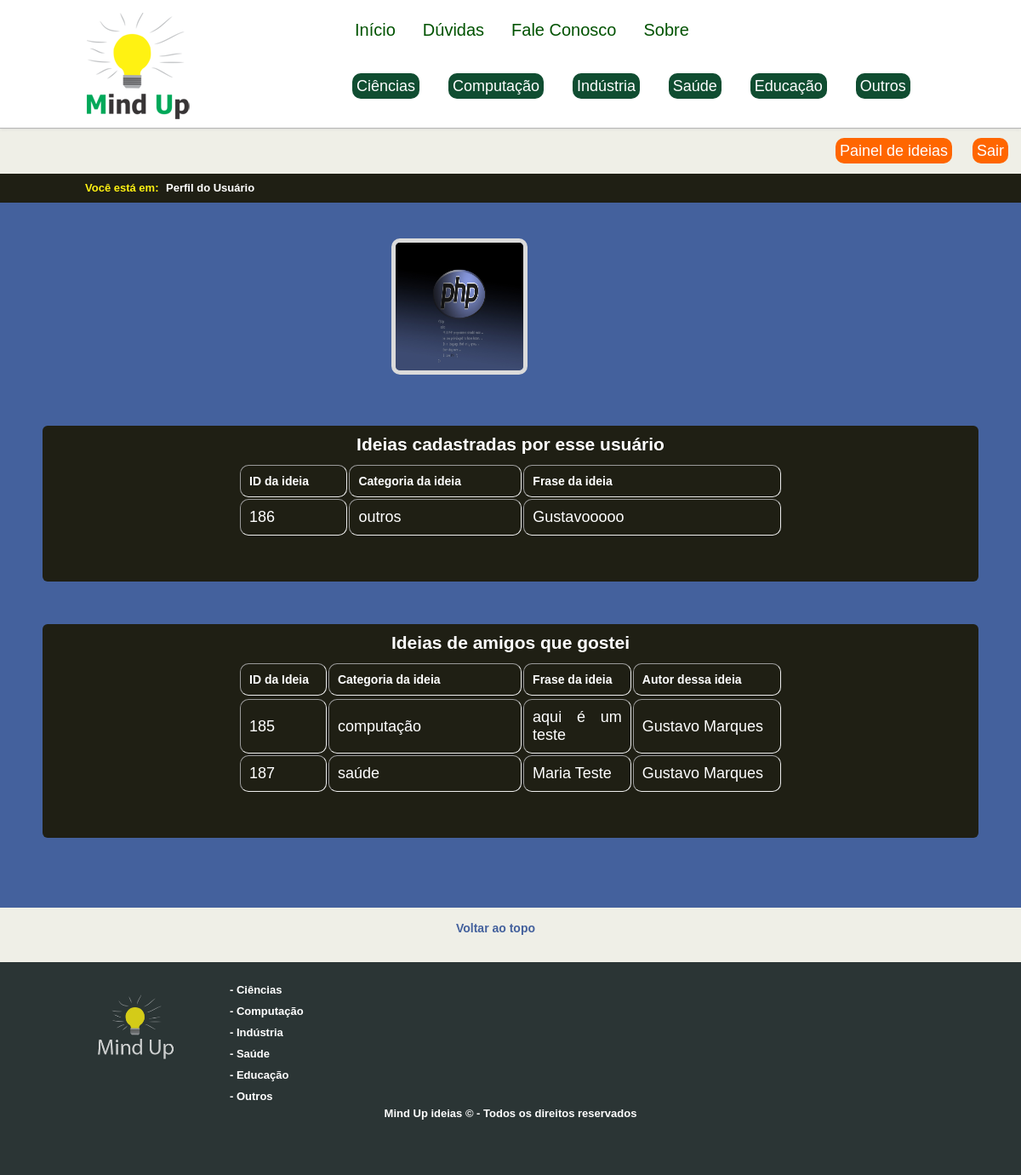
Screenshot of /view/perfil_usuario.php?nome_usuario=Fabiana Bartonelli (signed in) with the database file from the repository.
### tables this page shows
CREATE TABLE IF NOT EXISTS `usuario` (
  `id` bigint(20) unsigned NOT NULL AUTO_INCREMENT,
  `nome` varchar(200) NOT NULL,
  `dataNascimento` date NOT NULL,
  `telefoneCelular` varchar(150) NOT NULL,
  `telefoneFixo` varchar(150) NOT NULL,
  `email` varchar(200) NOT NULL,
  `confirmaemail` varchar(200) NOT NULL,
  `senha` varchar(200) NOT NULL,
  `confirmasenha` varchar(200) NOT NULL,
  `investimento` decimal(10,2) NOT NULL,
  `imagem` varchar(500) NOT NULL,
  PRIMARY KEY (`id`),
  UNIQUE KEY `id` (`id`)
);

CREATE TABLE IF NOT EXISTS `ideiasusuarios` (
  `idideia` bigint(20) unsigned NOT NULL AUTO_INCREMENT,
  `idusuario` bigint(20) NOT NULL,
  `ideia` longtext NOT NULL,
  `data` date NOT NULL,
  `categoria` varchar(100) NOT NULL,
  `fraseDaIdeia` varchar(100) NOT NULL,
  `avaliacao` decimal(10,2) NOT NULL,
  `valor` varchar(80) NOT NULL,
  `ideia_paga` tinyint(1) NOT NULL,
  PRIMARY KEY (`idideia`),
  UNIQUE KEY `idideia` (`idideia`)
);

### view/perfil_usuario.php (the view, shortened to what this page needs)
<?php
    $caminho = new Caminho();
    include($caminho->getCaminhoHeader());
    include($caminho->getCaminhoTopo());
    $conexao = Conexao::getInstance();
 ?>
<?php
    if ((!isset($_SESSION['email']) == true) and ( !isset($_SESSION['senha']) == true)) {
        unset($_SESSION['email']);
        unset($_SESSION['senha']);
        echo '<meta http-equiv="refresh" content="0;URL=../view/login.php" />';
    } else {
            $nome_dono_perfil = $_GET['nome_usuario'];
            $resultado = $conexao->query("select * from usuario where nome = '$nome_dono_perfil'");
            $nome = $resultado->fetch();
           echo"<div class='div_logout'>
                    <br>
                    <a href='../view/painel.php' class='logado'>Painel de ideias</a>
                    <a href='../controles/logout.php' class='logado'>Sair</a><br><br>
                </div>
            ";
        echo '
        <div id="localizaoSite">
            <div id="localizaoReduzido">
                <span class="fontDouradaTahoma">Você está em:</span><span class=""> &nbsp;Perfil do Usuário</span>
            </div>
        </div>
        ';
        if (isset($nome)) {
            echo"<div id='areaPerfil'>";
            echo "<div class='conteudoInternas'>";
            echo "
            <br><br>
            <div id='informacoesUsuario_ver_perfil'>
            <img src='../fotosUsuarios/" . $nome[10] . "' id='previsualizar'>
            </div>
            </div>
            ";
            echo "
            <div id='quadro_ideias'>
                <h2>Ideias cadastradas por esse usuário</h2>
                        <table border='1' id='tabela_mostra_perfil'>
                        <th>ID da ideia</th>
                        <th>Categoria da ideia</th>
                        <th>Frase da ideia</th>
                        <tr>
             ";
            $resultado = $conexao->query("select idideia,categoria,fraseDaIdeia from ideiasusuarios where idusuario=$nome[0]");
             while($ideias_inseridas_pelo_usuario = $resultado->fetch()){
                    echo "<td style='width:20px;'>" . $ideias_inseridas_pelo_usuario[0] . "</td>";
                    echo "<td style='width:20px;'>" . $ideias_inseridas_pelo_usuario[1] . "</td>";
                    echo "<td style='width:20px;'>" . $ideias_inseridas_pelo_usuario[2] . "</td></tr>";
                }
             echo"
             </table><br><br>
             </div>
             <div id='quadro_ideias_dos_amigos'>
                <h2>Ideias de amigos que gostei</h2>
                <table border='1' id='tabela_mostra_perfil'>
                        <th>ID da Ideia</th>
                        <th>Categoria da ideia</th>
                        <th>Frase da ideia</th>
                        <th>Autor dessa ideia</th>
                        <tr>
                ";
            $resultado3 = $conexao->query("select id_ideia from ideias_de_amigos where id_amigo=$nome[0]");
            $i=0;
            $recebe_valores = array();
            while($c = $resultado3->fetch()){
                $recebe_valores[$i] = $c[0];
                $i++;
            }
            for($i=0;$i<count($recebe_valores);$i++){
                $recebe = $recebe_valores[$i];
                $res = $conexao->query("select idideia,idusuario,fraseDaIdeia,idideia,categoria from ideiasusuarios where idideia = $recebe");
                $mostra = $res->fetch();
                $res2 = $conexao->query("select nome from usuario where id='$mostra[1]'");
                $mostra2 = $res2->fetch();
                echo "<tr><td style='width:20px;'>" . $mostra[0] . "</td>";
                echo "<td style='width:20px;'>" . $mostra[4] . "</td>";
                echo "<td style='width:20px;'>" . $mostra[2] . "</td>";
                echo "<td style='width:20px;'>" . $mostra2[0] . "</td></tr>";
            }
            echo"
            </table><br><br>
             </div>
            ";
         }
    }
    ?>
 <br> <br>
</div>
<br>
<a href='#topo' class='topo'>Voltar ao topo</a><br><br><br>
<?php
     include($caminho->getCaminhoRodape());
 ?>

### includes/header.php (shortened to what this page needs)
<!DOCTYPE html PUBLIC "-//W3C//DTD XHTML 1.0 Transitional//EN" "http://www.w3.org/TR/xhtml1/DTD/xhtml1-transitional.dtd">
<html>
    <head>
                <link rel="stylesheet" href="../css/site.css" />
                <link rel="stylesheet" type="text/css" href="../js/source/jquery.fancybox.css?v=2.1.5" media="screen" />
                <link rel="stylesheet" href="//code.jquery.com/ui/1.11.1/themes/smoothness/jquery-ui.css">
                </head>

### includes/topo.php (shortened to what this page needs)
<body>
    <header>
        <?php
        if ((!isset($_SESSION['email']) == true) and ( !isset($_SESSION['senha']) == true)) {
            echo '
                        <div id="topoReduzido">
                        <a rel="home" href="index.php" id="logoSite"></a>
                        <nav id="topoNavMenu">
                            <ul id="topo">
                                <li><a class="bt_menu_opcoes" href="index.php">Início</a></li>
                                <li><a class="bt_menu_opcoes" href="duvidas.php">Dúvidas</a></li>
                                <li><a class="bt_menu_opcoes" href="contato.php">Fale Conosco</a></li>
                                <li><a class="bt_menu_opcoes" href="sobre.php" >Sobre</a></li>
                                <li><a class="bt_login" href="cadastro.php">Cadastrar</a></li>
                                <li><a class="bt_login" id="login" href="login.php">Login</a></li>
                            </ul>
                        </nav>
                          <nav id="topoMenuInferior">
                            <ul>
                        '
            ;
        } else {
            echo '
                        <div id="topoReduzido">
                        <a rel="home"  href="index.php" id="logoSite"></a>
                        <nav id="topoNavMenu">
                            <ul id="topo">
                                <li><a class="bt_menu_opcoes" href="index.php" >Início</a></li>
                                <li><a class="bt_menu_opcoes" href="duvidas.php">Dúvidas</a></li>
                                <li><a class="bt_menu_opcoes" href="contato.php">Fale Conosco</a></li>
                                <li><a class="bt_menu_opcoes" href="sobre.php" >Sobre</a></li>
                            </ul>
                        </nav>
                          <nav id="topoMenuInferior">
                            <ul>
                        '
            ;
        }
        ?>
            <li><a href="ciencias.php" class="fontMediumVerde18">Ciências</a></li>
            <li><a href="computacao.php" class="fontMediumVerde18">Computação</a></li>
            <li><a href="industria.php" class="fontMediumVerde18">Indústria</a></li>
            <li><a href="saude.php" class="fontMediumVerde18">Saúde</a></li>
            <li><a href="educacao.php" class="fontMediumVerde18">Educação</a></li>
            <li><a href="outros.php" class="fontMediumVerde18">Outros</a></li>
    </ul>
</nav>
</div>
</header>

### includes/rodape.php (shortened to what this page needs)
<div id="rodape">
    <div class="rodapeInterno">
        <img src="../imagens/logo_empresa_rodape.png" id="logoroda"/>
        <ul>
            <li><a href="ciencias.php">- Ciências</a></li>
            <li><a href="computacao.php">- Computação</a></li>
            <li><a href="industria.php">- Indústria</a></li>
            <li><a href="saude.php">- Saúde</a></li>
            <li><a href="educacao.php">- Educação</a></li>
            <li><a href="outros.php">- Outros</a></li>
        </ul>
            <h4>Mind Up ideias &copy; - Todos os direitos reservados</h4>
    </div>

### css/site.css (style rules this page uses)
#tabela_mostra_perfil , #tabela_mostra_perfil td { color:#FFF; padding:10px; width:60%; }
#quadro_ideias { margin:50px; padding-top:10px; background-color:#1F1F14; padding-bottom:10px; position:relative; border-radius:6px; margin-bottom: 15px; color:#FFF; }
#quadro_ideias_dos_amigos { margin:50px; padding-top:10px; background-color:#1F1F14; padding-bottom:10px; position:relative; border-radius:6px; color:#FFF; }
#previsualizar , .carregando { width: 150px; height: 150px; margin-top: 10px; margin-bottom: 10px; border-radius:10px; border: 5px solid #dbdbdb; }
.div_logout { text-align:right; margin-right:15px; }
.logado { color:#fff; font-size:18px; background-color:#FF6600; border-radius:10px; padding:5px; margin-left:20px; }
.fontMediumVerde18 { font-family: "arial"; font-size:18px; color:#FFF; background-color:#104D31; margin-left:20px; padding:5px 5px 5px 5px; border-radius:10px; }
.fontDouradaTahoma { color: #FFF212!important; margin-right:5px; }
* { margin: 0 auto; padding: 0px; }
.conteudoInternas { width:1000px; position:relative; }
body { font-family:Tahoma, Geneva, sans-serif; font-size:14px; color:#474747; text-align:center; width: 100%; height: 100%; background-color:#EFEFE7; }
img { border:none; display:inline; }
a { border:none; text-decoration:none; color:#2E8B57; }
ul { list-style-type:none; }
header { width: 100%; height: 150px; background-color:#F5F5F0; border-bottom:1px solid #B5B5B5; background-color: #fff; -moz-box-shadow: 0px 0px 4px #d0d0d0; -webkit-box-shadow: 0px 0px 4px #d0d0d0; box-shadow: 0px 0px 4px #d0d0d0; }
#topoReduzido { width: 1000px; position: relative; padding-top: 15px; }
#logoSite { float: left; width: 134px; height:125px; background: url("../imagens/logo_empresa.png") no-repeat bottom; opacity: 1; }
#topoNavMenu { float: right; width:700px; height: 26px; line-height: 20px; margin: 10px 0px 40px; }
#topoNavMenu li { float: left; display: block; padding: 0px 10px; padding-left:12px; margin: 0px; font-size:20px; position:relative; }
.bt_menu_opcoes { color:#005200; border-radius:10px; padding:5px; font-family: arial; }
#topoMenuInferior { float: left; margin-left: 160px; position:relative; }
#topoMenuInferior li { display: inline; }
#topoMenuInferior li a { margin-right: 10px; }
#localizaoSite { width: 100%; min-width: 100%; height: 34px; background-color:#1F1F14; }
#localizaoReduzido { width: 1000px; height: 100%; }
#localizaoReduzido span { font-family: Tahoma, Geneva, sans-serif; font-weight: bold; font-size: 13px; display: inline-block; position: relative; color: #fff; float: left; margin-top: 9px; }
#rodape { background-color:#2B3535; z-index:15; height:230px; padding-top:20px; color:#FFF; overflow:hidden; position:relative; bottom: 0; z-index:5; font-size:13px; }
.rodapeInterno { width:1000px; position: relative; height: 100%; }
#rodape ul { position:relative; left:-280px; top: 0px; width: 200px; }
#rodape ul li { padding-bottom:50px; width:100px; display:block; padding:5px; color:white; border-radius:10px; font-weight: bold; text-align: left; }
table tr td { padding-top:5px; padding-bottom:5px; border-radius: 10px; padding: 10px; text-align: justify; }
table th { padding: 10px; text-align:justify; border-radius: 10px; }
table { text-align:center; width:1000px; border:0; }
#logoroda { width:120px; height:120px; display: block; float:left; cursor: pointer; opacity:0.8; }
a { color:#FFF; }
.topo { color:#44619d; font-weight:bold; padding-right:35px; }
td { font-size: 18px; color: #000; text-align: left; }
#areaPerfil { background-color:#44619d; width: 100%; }
#informacoesUsuario_ver_perfil { width: 28%; text-align: justify; }

### rows the page displays
usuario: imagem (picture)
ideiasusuarios: idideia "186", categoria "outros", fraseDaIdeia "Gustavooooo"
ideiasusuarios: idideia "185", categoria "computação", fraseDaIdeia "aqui é um teste", idusuario.nome "Gustavo Marques"
ideiasusuarios: idideia "187", categoria "saúde", fraseDaIdeia "Maria Teste", idusuario.nome "Gustavo Marques"
